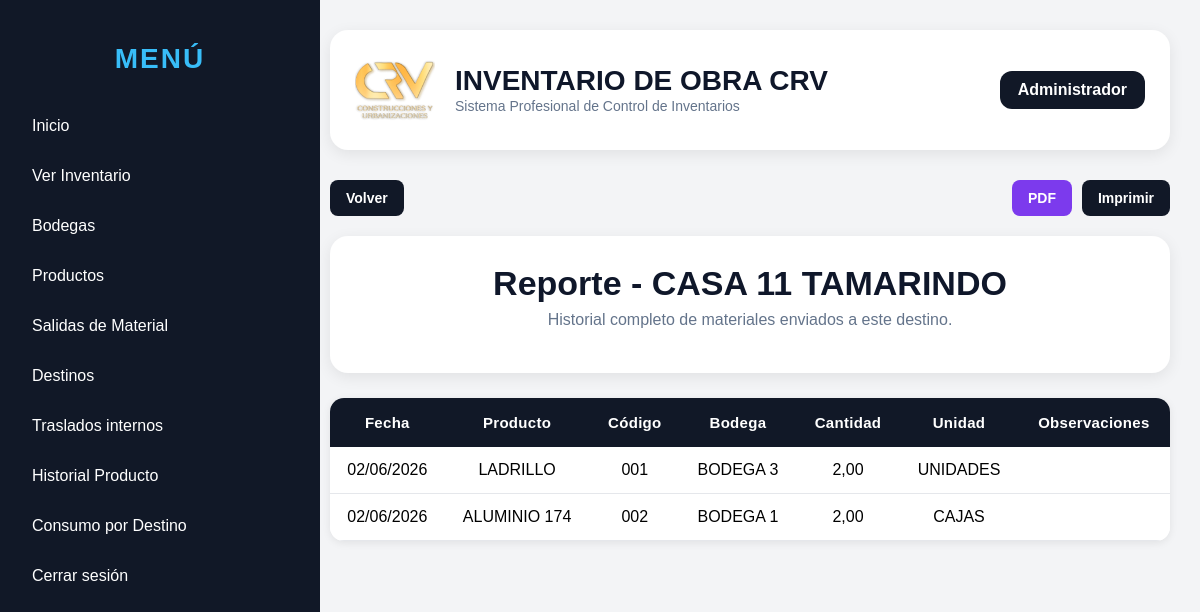
The app's page /consumos/destino/1 (signed in) with its own data.
### models/usuario.py (models this page shows, shortened)
class Usuario(db.Model, UserMixin):
    __tablename__ = "usuarios"
    id = db.Column(db.Integer, primary_key=True)
    nombre = db.Column(db.String(100), nullable=False)
    usuario = db.Column(db.String(50), unique=True, nullable=False)
    password_hash = db.Column(db.String(200), nullable=False)
    rol = db.Column(db.String(50), default="ADMIN")

### models/destino.py (models this page shows)
class Destino(db.Model):
    __tablename__ = "destinos"
    id = db.Column(db.Integer, primary_key=True)
    nombre = db.Column(db.String(150), nullable=False, unique=True)
    sector = db.Column(db.String(100))
    estado = db.Column(db.String(20), default="ACTIVO")
    activo = db.Column(db.Boolean, default=True)

### models/movimiento.py (models this page shows)
class Movimiento(db.Model):
    __tablename__ = "movimientos"
    id = db.Column(db.Integer, primary_key=True)
    producto_id = db.Column(db.Integer, db.ForeignKey('productos.id'), nullable=False)
    obra_id = db.Column(db.Integer, db.ForeignKey('obras.id'), nullable=False)
    tipo = db.Column(db.String(20), nullable=False)
    cantidad = db.Column(db.Float, nullable=False)
    destino_id = db.Column(db.Integer, db.ForeignKey("destinos.id"))
    observaciones = db.Column(db.String(255))
    fecha = db.Column(db.DateTime, default=datetime.utcnow)
    producto = db.relationship("Producto")
    obra = db.relationship("Obra")
    destino = db.relationship("Destino")

### models/producto.py (models this page shows)
class Producto(db.Model):
    __tablename__ = "productos"
    id = db.Column(db.Integer, primary_key=True)
    codigo = db.Column(db.String(50), unique=True, nullable=False)
    nombre = db.Column(db.String(150), nullable=False)
    categoria = db.Column(db.String(100))
    unidad = db.Column(db.String(50))
    stock = db.Column(db.Float, default=0)
    stock_minimo = db.Column(db.Float, default=0)
    precio = db.Column(db.Float, default=0)
    activo = db.Column(db.Boolean, default=True)

### models/obra.py (models this page shows)
class Obra(db.Model):
    __tablename__ = "obras"
    id = db.Column(db.Integer, primary_key=True)
    nombre = db.Column(db.String(150), nullable=False)
    ubicacion = db.Column(db.String(150))
    responsable = db.Column(db.String(100))
    estado = db.Column(db.String(30), default="ACTIVA")

### routes/consumos.py (the view)
@consumos_bp.route("/consumos/destino/<int:destino_id>")
@login_required
def detalle_destino(destino_id):
    destino = Destino.query.get_or_404(destino_id)
    movimientos = Movimiento.query.filter(
        Movimiento.tipo == "SALIDA",
        Movimiento.destino_id == destino_id
    ).order_by(
        Movimiento.fecha.desc()
    ).all()
    return render_template(
        "consumos/detalle_destino.html",
        destino=destino,
        movimientos=movimientos
    )

### templates/consumos/detalle_destino.html
{% extends "base.html" %}
{% block content %}
<div class="header-actions no-print">
    <div class="left-actions">
        <button onclick="window.history.back()" class="btn btn-dark">
            Volver
        </button>
    </div>
    <div class="right-actions">
        <a class="btn btn-pdf" href="/consumos/destino/{{ destino.id }}/pdf">
            PDF
        </a>
        <button onclick="window.print()" class="btn btn-print">
            Imprimir
        </button>
    </div>
</div>
<div class="page-header-card">
    <h1>Reporte - {{ destino.nombre }}</h1>
    <p>Historial completo de materiales enviados a este destino.</p>
</div>
<div class="table-card">
    <table>
        <tr>
            <th>Fecha</th>
            <th>Producto</th>
            <th>Código</th>
            <th>Bodega</th>
            <th>Cantidad</th>
            <th>Unidad</th>
            <th>Observaciones</th>
        </tr>
        {% for m in movimientos %}
        <tr>
            <td>{{ m.fecha.strftime("%d/%m/%Y") }}</td>
            <td>{{ m.producto.nombre }}</td>
            <td>{{ m.producto.codigo }}</td>
            <td>{{ m.obra.nombre }}</td>
            <td>
                {{ "{:,.2f}".format(m.cantidad).replace(",", "X").replace(".", ",").replace("X", ".") }}
            </td>
            <td>{{ m.producto.unidad }}</td>
            <td>{{ m.observaciones or "" }}</td>
        </tr>
        {% endfor %}
    </table>
</div>
{% endblock %}

### templates/base.html (shortened to what this page needs)
<!DOCTYPE html>
<html lang="es">
<head>
</head>
<body>
    <div class="sidebar">
        <h2 class="menu-title">MENÚ</h2>
        <a href="/dashboard">Inicio</a>
        <a href="/existencias">Ver Inventario</a>
        <a href="/obras">Bodegas</a>
        <a href="/productos">Productos</a>
        <a href="/movimientos">Salidas de Material</a>
        <a href="/destinos">Destinos</a>
        <a href="/traslados/nuevo">Traslados internos</a>
        <a href="/historial-producto">Historial Producto</a>
        <a href="/consumos/destino">Consumo por Destino</a>
        <a href="/logout">Cerrar sesión</a>
    </div>
    <div class="content">
        <div class="topbar">
            <div class="topbar-left">
                <img src="{{ url_for('static', filename='logo.png') }}">
                <div>
                    <h1>INVENTARIO DE OBRA CRV</h1>
                    <span>Sistema Profesional de Control de Inventarios</span>
                </div>
            </div>
            <div class="topbar-right">
                {{ current_user.nombre }}
            </div>
        </div>
        {% block content %}{% endblock %}
    </div>
</body>
</html>

### templates/base.html (style rules this page uses)
body { margin: 0; font-family: Arial, sans-serif; background: #f3f4f6; }
.sidebar { width: 280px; height: 100vh; background: #111827; color: white; position: fixed; padding: 20px; }
.sidebar h2 { margin-bottom: 30px; color: #38bdf8; }
.menu-title { color:white; text-align:center; font-size:28px; margin-bottom:35px; letter-spacing:2px; font-weight:800; }
.sidebar a { display: block; color: white; text-decoration: none; padding: 12px; border-radius: 8px; margin-bottom: 8px; }
.content { margin-left: 300px; padding: 30px; }
.topbar { background: white; padding: 15px 20px; border-radius: 12px; margin-bottom: 25px; box-shadow: 0 2px 8px rgba(0,0,0,0.08); }
.topbar { background:white; padding:20px 25px; border-radius:18px; margin-bottom:30px; box-shadow:0 4px 15px rgba(0,0,0,0.08); display:flex; justify-content:space-between; align-items:center; }
.topbar-left { display:flex; align-items:center; gap:20px; }
.topbar-left img { width:80px; height:80px; object-fit:contain; }
.topbar-left h1 { margin:0; color:#0f172a; font-size:28px; }
.topbar-left span { color:#64748b; font-size:14px; }
.topbar-right { background:#111827; color:white; padding:10px 18px; border-radius:12px; font-weight:bold; }
.card, .table-card { background: white; border-radius: 14px; box-shadow: 0 2px 8px rgba(0,0,0,0.08); overflow: hidden; margin-bottom: 20px; padding: 20px; }
.table-card { padding: 0; }
table { background: white; border-collapse: collapse; width: 100%; border-radius: 10px; overflow: hidden; }
th { background: #111827; color: white; padding: 16px; text-align: center; font-size: 15px; letter-spacing: 0.3px; }
td { padding: 14px; border-bottom: 1px solid #e5e7eb; vertical-align: middle; text-align: center; }
button, .btn { background: #2563eb; color: white; padding: 10px 16px; border: none; border-radius: 8px; text-decoration: none; cursor: pointer; display: inline-block; font-size: 14px; font-weight: 600; transition: all 0.2s ease; }
.btn-pdf { background: #7c3aed; }
.btn-print { background: #111827; }
.btn-dark { background: #111827; }
.header-actions { display: flex; justify-content: space-between; align-items: center; margin-bottom: 20px; }
.left-actions, .right-actions { display: flex; gap: 10px; align-items: center; }
.page-header-card { background: white; border-radius: 18px; padding: 28px 30px; margin-bottom: 25px; text-align: center; box-shadow: 0 4px 15px rgba(0,0,0,0.08); }
.page-header-card h1 { margin: 0; font-size: 34px; color: #0f172a; }
.page-header-card p { margin-top: 8px; color: #64748b; font-size: 16px; }

### records on screen
Usuario: nombre "Administrador"
Destino: nombre "CASA 11 TAMARINDO"
Movimiento: fecha "02/06/2026", producto.nombre "LADRILLO", producto.codigo "001", obra.nombre "BODEGA 3", cantidad "2,00", producto.unidad "UNIDADES"
Movimiento: fecha "02/06/2026", producto.nombre "ALUMINIO 174", producto.codigo "002", obra.nombre "BODEGA 1", cantidad "2,00", producto.unidad "CAJAS"
